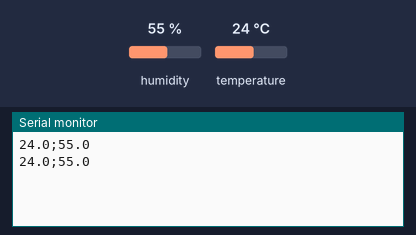
Bench run of a sketch on a simulated ESP8266 (NodeMCU). On the bench: the last lines printed to the serial monitor. The test bench sets the inputs (shaded band); at power-on: humidity 55 %, temperature 24 °C.

Above: at 4.8 s.
4.9 s: humidity set to 22 %
At 7.1 s:
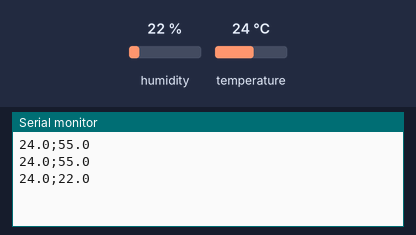
7.9 s: temperature set to 12 °C
At 9.0 s:
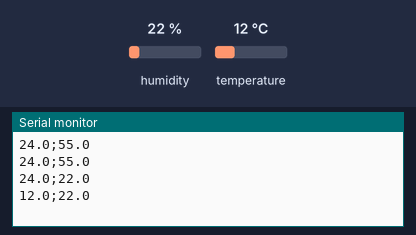
10.9 s: humidity set to 40 %
At 12.8 s:
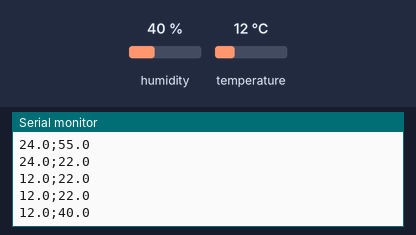
Timing chart, 0 to 14.3 s (numbered marks = the images above; inputs shaded):
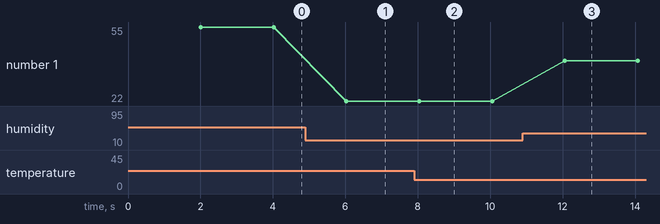

Measured:
- after the input at 4.9 s, the serial monitor: prints a new line after 1.1 s (image 1)
- after the input at 7.9 s, the serial monitor: prints a new line after 0.14 s (image 2)
- after the input at 10.9 s, the serial monitor: prints a new line after 1.2 s (image 3)
- plotted number 1: 55 → 22 after the input at 4.9 s, 22 → 40 after the input at 10.9 s

The sketch:

CodeESP8266.ino
```cpp
#include <DHTesp.h> // Thư viện cho cảm biến DHT11
#include <SoftwareSerial.h> // Thư viện cho EspSoftwareSerial

#define DHTPIN D0 // Chân kết nối với cảm biến
#define RX_PIN D1 // Chân RX của EspSoftwareSerial
#define TX_PIN D2 // Chân TX của EspSoftwareSerial

DHTesp dht; // Tạo một đối tượng DHT
SoftwareSerial mySerial(RX_PIN, TX_PIN); // Tạo một đối tượng EspSoftwareSerial

void setup() {
  Serial.begin(9600); // Khởi tạo cổng nối tiếp cứng với tốc độ baud là 9600
  mySerial.begin(9600); // Khởi tạo cổng nối tiếp mềm với tốc độ baud là 9600
  dht.setup(DHTPIN, DHTesp::DHT11); // Khởi tạo cảm biến
}

void loop() {
  delay(2000); // Đợi 2 giây

  TempAndHumidity th = dht.getTempAndHumidity(); // Đọc độ ẩm và nhiệt độ

  if (dht.getStatus() != DHTesp::ERROR_NONE) { // Kiểm tra xem có lỗi không
    Serial.println("Failed to read from DHT sensor!");
    return;
  }

  //Thiết lập Data gửi đi dạng: "35.6;71.2" 2 giá trị phân cách bởi ';'
  String Data = String(th.temperature,1) + ";" + String(th.humidity,1);
  mySerial.println(Data); //Gửi giá trị nhiệt độ và độ ẩm qua Software serial
  Serial.println(Data); //In ra Serial Monitor chuỗi gửi đi
}
```
